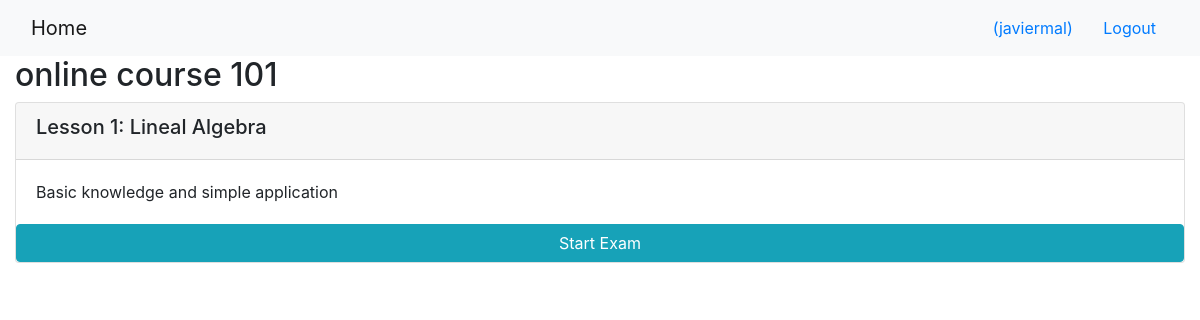
/onlinecourse/1/ (signed in), run on the app's committed database.
### onlinecourse/models.py (models this page shows, shortened)
class Course(models.Model):
    name = models.CharField(null=False, max_length=30, default='online course')
    image = models.ImageField(upload_to='course_images/')
    description = models.CharField(max_length=1000)
    pub_date = models.DateField(null=True)
    instructors = models.ManyToManyField(Instructor)
    users = models.ManyToManyField(settings.AUTH_USER_MODEL, through='Enrollment')
    total_enrollment = models.IntegerField(default=0)
    is_enrolled = False

class Lesson(models.Model):
    title = models.CharField(max_length=200, default="title")
    order = models.IntegerField(default=0)
    course = models.ForeignKey(Course, on_delete=models.CASCADE)
    content = models.TextField()

### onlinecourse/views.py (the view)
# urls.py: path('<int:pk>/', views.CourseDetailView.as_view(), name='course_details'),
class CourseDetailView(generic.DetailView):
    model = Course
    template_name = 'onlinecourse/course_detail_bootstrap.html'

### onlinecourse/templates/onlinecourse/course_detail_bootstrap.html (shortened to what this page needs)
<!DOCTYPE html>
<html lang="en">
<head>
     {% load static %}
    <link rel="stylesheet" href="https://maxcdn.bootstrapcdn.com/bootstrap/4.5.2/css/bootstrap.min.css">
</head>
<body>
    <nav class="navbar navbar-light bg-light">
        <div class="container-fluid">
            <div class="navbar-header">
                  <a class="navbar-brand" href="{% url 'onlinecourse:index' %}">Home</a>
            </div>
            <ul class="nav navbar-nav navbar-right">
                {% if user.is_authenticated %}
                <li>
                    <a class="btn btn-link" href="#">{{ user.first_name }}({{ user.username }})</a>
                    <a class="btn btn-link" href="{% url 'onlinecourse:logout' %}">Logout</a>
                </li>
                {% endif %}
            </ul>
        </div>
    </nav>
    <div class="container-fluid">
            <h2>{{ course.name }}</h2>
            <div class="card-columns-vertical">
                {% for lesson in course.lesson_set.all %}
                    <div class="card mt-1">
                        <div class="card-header"><h5>Lesson {{lesson.order|add:1}}: {{lesson.title}}</h5></div>
                        <div class="card-body">{{lesson.content}}</div>
                        {% if user.is_authenticated %}
                        <button data-toggle="collapse" data-target="#lesson{{lesson.pk}}" class="btn btn-info">Start Exam</button>
                        {% endif %}
                    </div>
                {% endfor %}
            </div>
    </div>
</body>
</html>

### data on the page
Course: name "online course 101"
Lesson: order|add "1", title "Lineal Algebra", content "Basic knowledge and simple application"

### other printed values
{{ user.username }} "javiermal"
